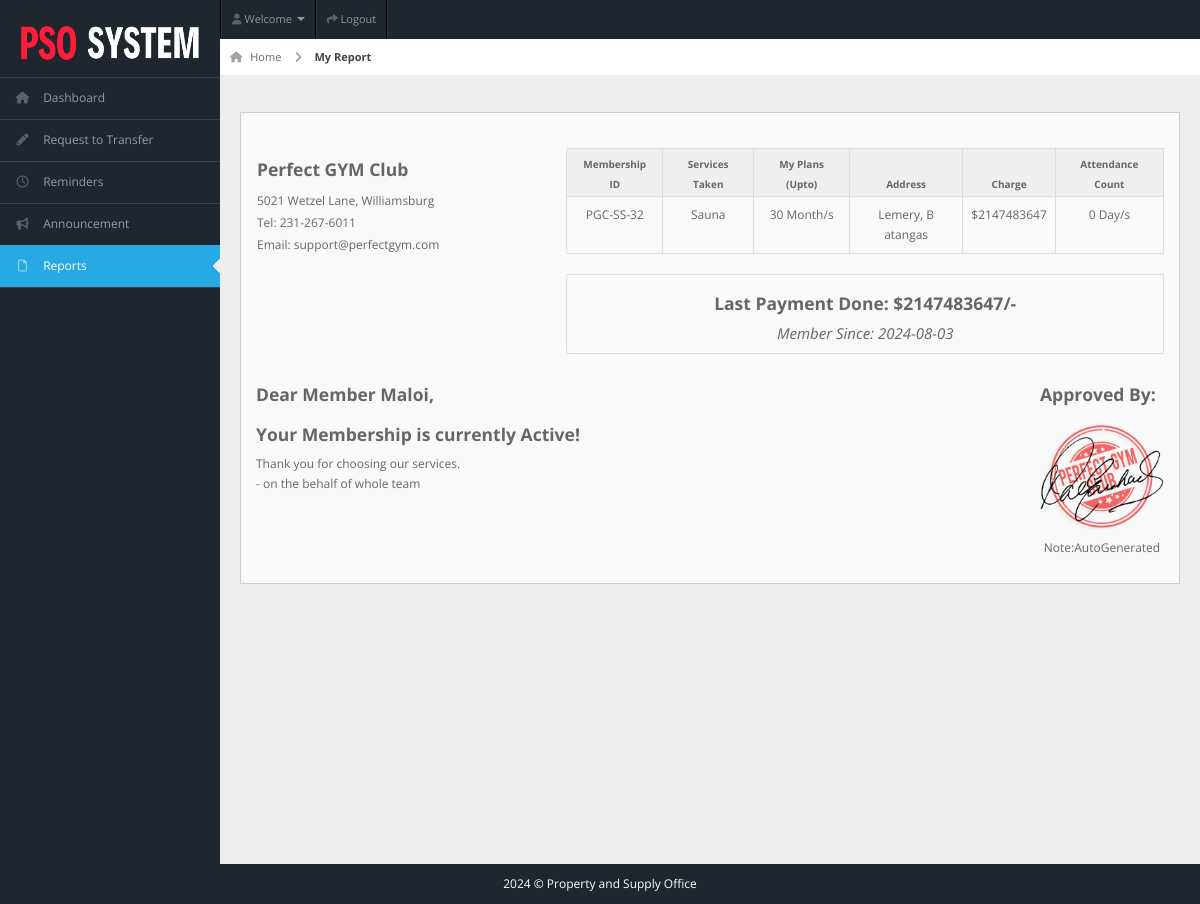
The app's page /customer/pages/my-report.php (signed in), older data.
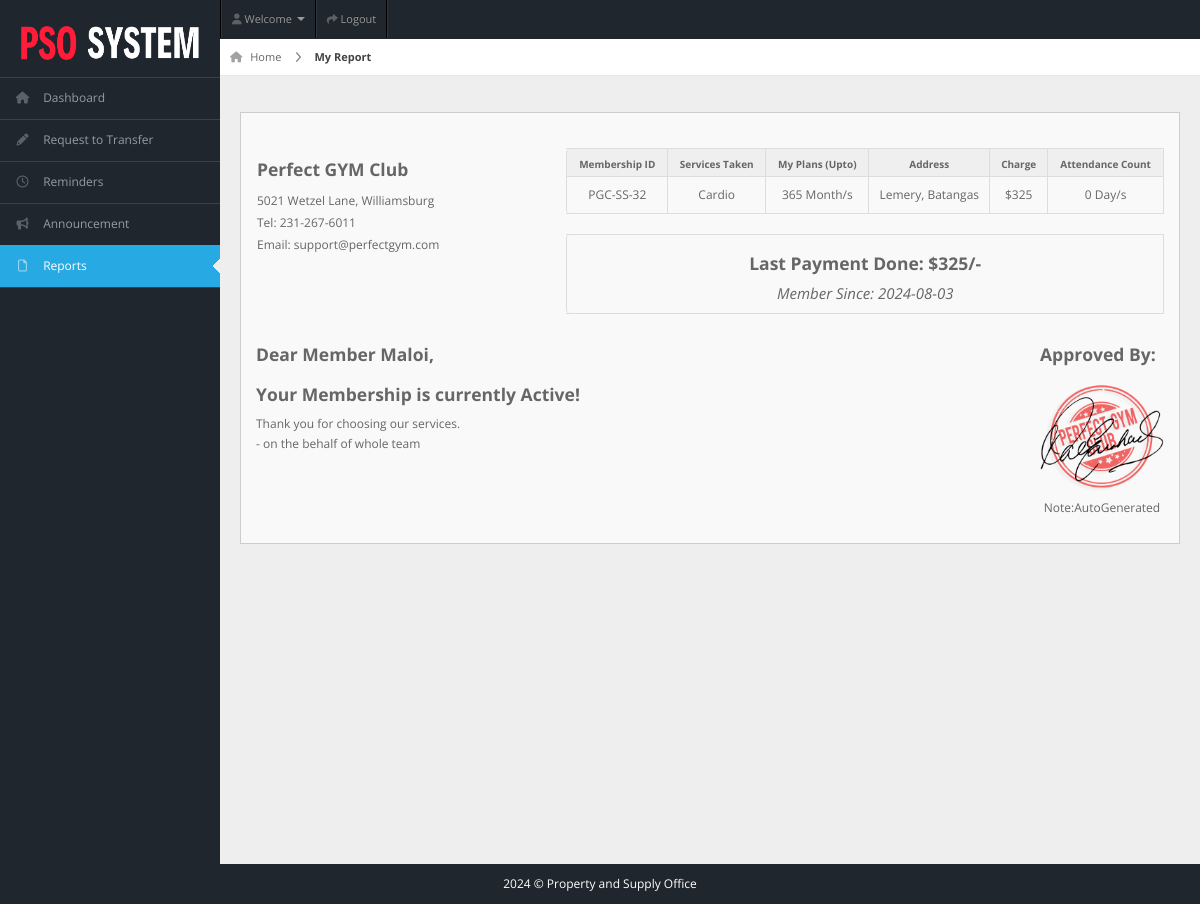
The same page, newer data.
### tables this page shows
CREATE TABLE IF NOT EXISTS `members` (
  `user_id` int NOT NULL AUTO_INCREMENT,
  `fullname` varchar(20) NOT NULL,
  `username` varchar(20) NOT NULL,
  `email` varchar(255) NOT NULL,
  `password` varchar(100) NOT NULL,
  `gender` varchar(20) NOT NULL,
  `dor` date NOT NULL,
  `profile_picture` varchar(255) DEFAULT NULL,
  `services` varchar(50) NOT NULL,
  `amount` int NOT NULL,
  `paid_date` date NOT NULL,
  `p_year` int NOT NULL,
  `plan` varchar(100) NOT NULL,
  `address` varchar(20) NOT NULL,
  `contact` varchar(10) NOT NULL,
  `status` varchar(20) NOT NULL DEFAULT 'Active',
  `attendance_count` int NOT NULL,
  `ini_weight` int NOT NULL DEFAULT '0',
  `curr_weight` int NOT NULL DEFAULT '0',
  `ini_bodytype` varchar(50) NOT NULL,
  `curr_bodytype` varchar(50) NOT NULL,
  `progress_date` date NOT NULL,
  `reminder` int NOT NULL DEFAULT '0',
  PRIMARY KEY (`user_id`)
);

### customer/pages/my-report.php (the view, shortened to what this page needs)
<!DOCTYPE html>
<html lang="en">
<head>
  <link rel="stylesheet" href="../css/bootstrap.min.css" />
  <link rel="stylesheet" href="../css/bootstrap-responsive.min.css" />
  <link rel="stylesheet" href="../css/fullcalendar.css" />
  <link rel="stylesheet" href="../css/matrix-style.css" />
  <link rel="stylesheet" href="../css/matrix-media.css" />
  <link href="../font-awesome/css/font-awesome.css" rel="stylesheet" />
  <link rel="stylesheet" href="https://cdnjs.cloudflare.com/ajax/libs/font-awesome/6.0.0-beta3/css/all.min.css">
  <link rel="stylesheet" href="../css/jquery.gritter.css" />
</head>
<body>
  <?php include '../includes/topheader.php' ?>
  <?php $page = "report";
  include '../includes/sidebar.php' ?>
  <?php
  include 'dbcon.php';
  $qry = "select * from members WHERE user_id='" . $_SESSION['user_id'] . "'";
  $result = mysqli_query($con, $qry);
  while ($row = mysqli_fetch_array($result)) {
  ?>
    <div id="content">
      <div id="content-header">
        <div id="breadcrumb"> <a href="index.php" title="Go to Home" class="tip-bottom"><i class="icon-home"></i> Home</a>
          <a href="my-report.php" class="current">My Report</a>
        </div>
      </div>
      <div class="container-fluid">
        <div class="row-fluid">
          <div class="span12">
            <div class="widget-box">
              <div class="widget-content">
                <div class="row-fluid">
                  <div class="span4">
                    <table class="">
                      <tbody>
                        <tr>
                          <td>
                            <h4>Perfect GYM Club</h4>
                          </td>
                        </tr>
                        <tr>
                          <td>5021 Wetzel Lane, Williamsburg</td>
                        </tr>
                        <tr>
                          <td>Tel: 231-267-6011</td>
                        </tr>
                        <tr>
                          <td>Email: support@perfectgym.com</td>
                        </tr>
                      </tbody>
                    </table>
                  </div>
                  <div class="span8">
                    <table class="table table-bordered table-invoice-full">
                      <thead>
                        <tr>
                          <th class="head0">Membership ID</th>
                          <th class="head1">Services Taken</th>
                          <th class="head0 right">My Plans (Upto)</th>
                          <th class="head1 right">Address</th>
                          <th class="head0 right">Charge</th>
                          <th class="head0 right">Attendance Count</th>
                        </tr>
                      </thead>
                      <tbody>
                        <tr>
                          <td>
                            <div class="text-center">PGC-SS-<?php echo $row['user_id']; ?></div>
                          </td>
                          <td>
                            <div class="text-center"><?php echo $row['services']; ?></div>
                          </td>
                          <td>
                            <div class="text-center"><?php echo $row['plan']; ?> Month/s</div>
                          </td>
                          <td>
                            <div class="text-center"><?php echo $row['address']; ?></div>
                          </td>
                          <td>
                            <div class="text-center"><?php echo '$' . $row['amount']; ?></div>
                          </td>
                          <td>
                            <div class="text-center"><?php echo $row['attendance_count']; ?> Day/s</div>
                          </td>
                        </tr>
                      </tbody>
                    </table>
                    <table class="table table-bordered table-invoice-full">
                      <tbody>
                        <tr>
                          <td class="msg-invoice" width="55%">
                            <div class="text-center">
                              <h4>Last Payment Done: $<?php echo $row['amount']; ?>/-</h4>
                              <em><a href="#" class="tip-bottom" title="Registration Date" style="font-size:15px;">Member Since: <?php echo $row['dor']; ?> </a></em>
                          </td>
                  </div>
                </div>
              </div>
              <div class="row-fluid">
                <div class="pull-left">
                  <h4>Dear Member <?php echo $row['fullname']; ?>,<br /> <br />Your Membership is currently <?php echo $row['status']; ?>! <br /></h4>
                  <p>Thank you for choosing our services.<br />- on the behalf of whole team</p>
                </div>
                <div class="pull-right">
                  <h4><span>Approved By:</h4>
                  <img src="../img/report/stamp-sample.png" width="124px;" alt="">
                  <p class="text-center">Note:AutoGenerated</p>
                </div>
              </div>
            </div>
          </div>
        </div>
      </div>
    <?php
  }
    ?>
    </div>
    <?php include '../includes/footer.php' ?>
</body>
</html>

### customer/includes/topheader.php (shortened to what this page needs)
<?php
$user_name = '';
?>
<div id="header">
  <img class="logo-large" src="../img/header_logo.png" alt="Logo" style="width: 200px; height: 80px;">
</div>
<div id="user-nav" class="navbar navbar-inverse">
  <ul class="nav right">
    <li class="dropdown" id="profile-messages">
      <a title="" href="#" data-toggle="dropdown" data-target="#profile-messages" class="dropdown-toggle">
        <i class="icon icon-user"></i> <span class="text"> Welcome <?php echo htmlspecialchars($user_name); ?></span> <b class="caret"></b>
      </a>
    </li>
    <li class=""><a title="" href="../logout.php"><i class="icon icon-share-alt"></i> <span class="text"> Logout</span></a></li>
  </ul>
</div>

### customer/includes/sidebar.php (shortened to what this page needs)
<div id="sidebar"><a href="#" class="visible-phone"><i class="icon icon-home"></i> Dashboard</a>
  <ul>
    <li class="<?php if ($page == 'dashboard') {
                  echo 'active';
                } ?>"><a href="index.php"><i class="icon icon-home"></i> <span>Dashboard</span></a> </li>
    <li class="<?php if ($page == 'todo') {
                  echo 'active';
                } ?>"> <a href="to-do.php"><i class="icon icon-pencil"></i> <span>Request to Transfer</span></a>
    </li>
    <li class="<?php if ($page == 'reminder') {
                  echo 'active';
                } ?>"><a href="customer-reminder.php"><i class="icon icon-time"></i> <span>Reminders</span></a></li>
    <li class="<?php if ($page == 'announcement') {
                  echo 'active';
                } ?>"><a href="announcement.php"><i class="icon icon-bullhorn"></i> <span>Announcement</span></a></li>
    <li class="<?php if ($page == 'report') {
                  echo 'active';
                } ?>"><a href="my-report.php"><i class="icon icon-file"></i> <span>Reports</span></a></li>
  </ul>
</div>

### customer/includes/footer.php (shortened to what this page needs)
<div class="row-fluid">
  <div id="footer" class="span12"> <?php echo date("Y"); ?> &copy; Property and Supply Office</a> </div>
</div>

### customer/css/matrix-style.css (style rules this page uses)
* { outline: none !important; -moz-outline: none !important; }
html, body { height: 100%; }
body { overflow-x: hidden; margin-top: -10px; font-family: "Open Sans", sans-serif; font-size: 12px; color: #666; }
a { color: #666; }
select, textarea, input[type="text"], input[type="password"], input[type="datetime"], input[type="datetime-local"], input[type="date"], input[type="month"], input[type="time"], input[type="week"], input[type="number"], input[type="email"], input[type="url"], input[type="search"], input[type="tel"], input[type="color"], .uneditable-input, .label, .dropdown-menu, .btn, .well, .progress, .table-bordered, .btn-group > .btn:first-child, .btn-group > .btn:last-child, .btn-group > .btn:last-child, .btn-group > .dropdown-toggle, .alert { border-radius: 0px; }
#footer { padding: 10px; text-align: center; }
#header { height: 77px; position: relative; width: 100%; z-index: -9; }
#user-nav { position: absolute; left: 220px; top: 0px; z-index: 20; margin: 0; }
#user-nav > ul { margin: 0; padding: 0; list-style: none; border-right: 1px solid #2e363f; border-left: 1px solid #000; }
#user-nav > ul > li { float: left; list-style-type: none; margin: 0; position: relative; padding: 0; border-left: 1px solid #2e363f; border-right: 1px solid #000; }
#user-nav > ul > li > a { padding: 9px 10px; display: block; font-size: 11px; }
#user-nav > ul > li > a > i, #sidebar li a i { opacity: 0.5; margin-top: 2px; }
#sidebar { display: block; float: left; position: relative; width: 220px; z-index: 16; }
#sidebar > ul { list-style: none; margin: 0px 0 0; padding: 0; position: absolute; width: 220px; }
#sidebar > ul > li { display: block; position: relative; }
#sidebar > ul > li > a { padding: 10px 0 10px 15px; display: block; color: #939da8; }
#sidebar > ul > li > a > i { margin-right: 10px; }
#sidebar > ul > li.active > a { background: url("../img/menu-active.png") no-repeat scroll right center transparent !important; text-decoration: none; }
#content { background: none repeat scroll 0 0 #eeeeee; margin-left: 220px; margin-right: 0; padding-bottom: 25px; position: relative; min-height: 100%; width: auto; }
#content-header { position: abslute; width: 100%; margin-top: -38px; z-index: 20; }
.container-fluid .row-fluid:first-child { margin-top: 20px; }
#breadcrumb { background-color: #fff; border-bottom: 1px solid #e3ebed; }
#breadcrumb a { padding: 8px 20px 8px 10px; display: inline-block; background-image: url("../img/breadcrumb.png"); background-position: center right; background-repeat: no-repeat; font-size: 11px; color: #666666; }
#breadcrumb a:last-child { background-image: none; }
#breadcrumb a.current { font-weight: bold; color: #444444; }
#breadcrumb a i { margin-right: 5px; opacity: 0.6; }
.widget-box { background: none repeat scroll 0 0 #f9f9f9; border-left: 1px solid #cdcdcd; border-top: 1px solid #cdcdcd; border-right: 1px solid #cdcdcd; clear: both; margin-top: 16px; margin-bottom: 16px; position: relative; }
.widget-title, .modal-header, .table th, div.dataTables_wrapper .ui-widget-header { background: #efefef; border-bottom: 1px solid #cdcdcd; height: 36px; }
.widget-content { padding: 15px; border-bottom: 1px solid #cdcdcd; }
.table th { height: auto; font-size: 10px; padding: 5px 10px 2px; border-bottom: 0; text-align: center; color: #666666; }

### customer/css/matrix-media.css (style rules this page uses)
body { background: #2E363F; }
#header { background-color: #1f262d; margin-top: 10px; }
#sidebar > ul { border-bottom: 1px solid #37414b; }
#sidebar > ul > li { border-top: 1px solid #37414b; border-bottom: 1px solid #1f262d; }
#sidebar > ul > li.active { background-color: #27a9e3; border-bottom: 1px solid #27a9e3; border-top: 1px solid #27a9e3; }
#sidebar > ul > li.active a { color: #fff; text-decoration: none; }

### customer/includes/topheader.php (style rules this page uses)
#header img { position: absolute; left: 10px; margin-bottom: 20px; }

### customer/includes/sidebar.php (style rules this page uses)
body { background-color: #1f262d; }
#header img { position: absolute; left: 10px; margin-bottom: 20px; }

### customer/includes/footer.php (style rules this page uses)
#footer { color: white; }

### customer/pages/my-report.php (style rules this page uses)
#footer { color: white; }

Row changes from the older to the newer data that the page shows:
changed members "Maloi": services "Sauna" → "Cardio"; plan "30" → "365"; address "Lemery, B atangas" → "Lemery, Batangas"; amount "2147483647" → "325"
